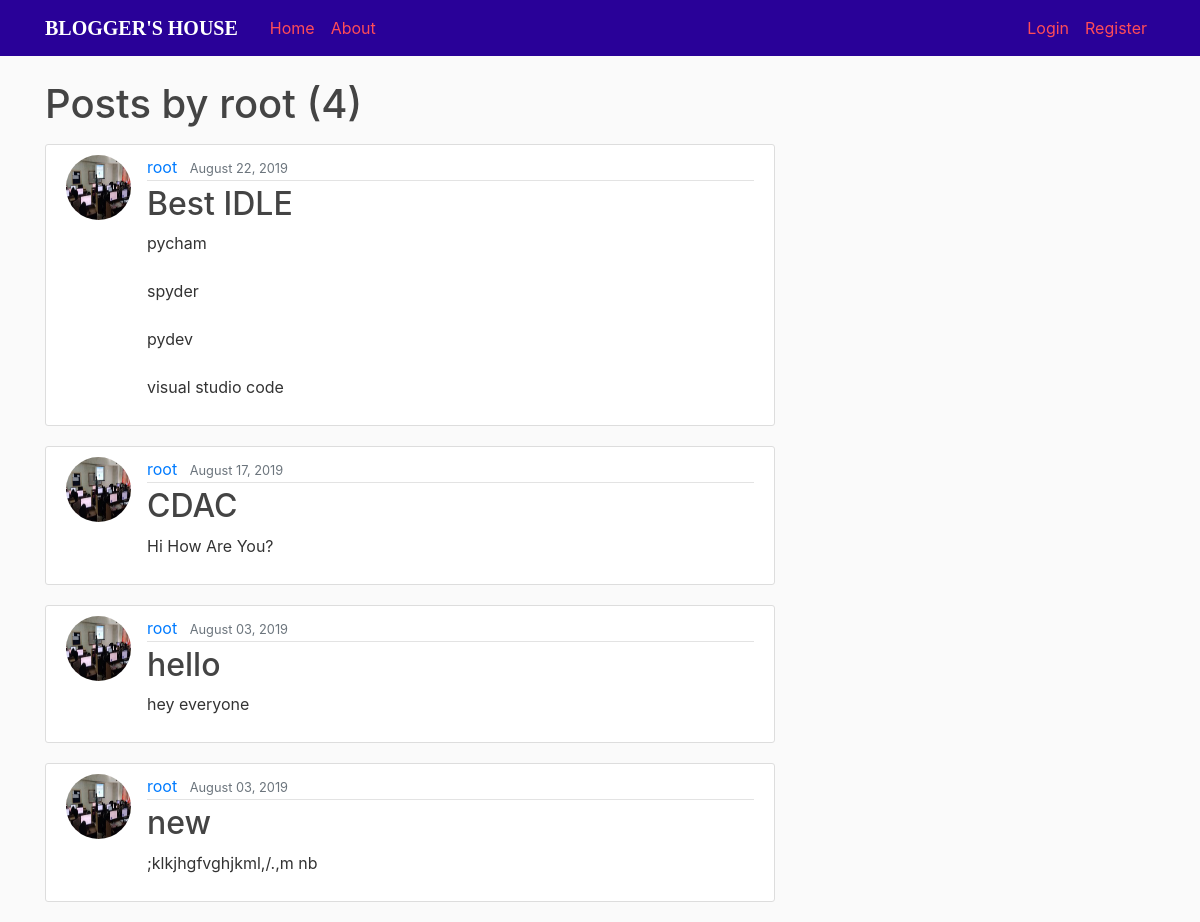
Screenshot of /user/root with the database file from the repository.
### blog/models.py (models this page shows, shortened)
class Post(models.Model):
    title = models.CharField(max_length=100)
    content = models.TextField()
    date_posted = models.DateTimeField(default=timezone.now)
    author = models.ForeignKey(User, on_delete=models.CASCADE)

### users/models.py (models this page shows, shortened)
class Profile(models.Model):
    user = models.OneToOneField(User, on_delete=models.CASCADE)
    image = models.ImageField(default='default.jpg', upload_to='profile_pics')

### blog/views.py (the view)
# urls.py: path('user/<str:username>', UserPostListView.as_view(), name='user-posts'),
class UserPostListView(ListView):
    model = Post
    template_name = 'blog/user_posts.html'  # <app>/<model>_<viewtype>.html
    context_object_name = 'posts'
    paginate_by = 5
    def get_queryset(self):
        user = get_object_or_404(User, username=self.kwargs.get('username'))
        return Post.objects.filter(author=user).order_by('-date_posted')

### blog/templates/blog/user_posts.html (shortened to what this page needs)
{% extends "blog/base.html" %}
{% block content %}
    <h1 class="mb-3">Posts by {{ view.kwargs.username }} ({{ page_obj.paginator.count }})</h1>
    {% for post in posts %}
        <article class="media content-section">
          <img class="rounded-circle article-img" src="{{ post.author.profile.image.url }}">
          <div class="media-body">
            <div class="article-metadata">
              <a class="mr-2" href="{% url 'user-posts' post.author.username %}">{{ post.author }}</a>
              <small class="text-muted">{{ post.date_posted|date:"F d, Y" }}</small>
            </div>
            <h2><a class="article-title" href="{% url 'post-detail' post.id %}">{{ post.title }}</a></h2>
            <p class="article-content">{{ post.content }}</p>
          </div>
        </article>
    {% endfor %}
{% endblock content %}

### blog/templates/blog/base.html (shortened to what this page needs)
{% load static %}
<!DOCTYPE html>
<html>
<head>
    <link rel="stylesheet" href="https://maxcdn.bootstrapcdn.com/bootstrap/4.0.0/css/bootstrap.min.css">
    <link rel="stylesheet" type="text/css" href="{% static 'blog/main.css' %}">
</head>
<body>
    <header class="site-header">
      <nav class="navbar navbar-expand-md navbar-dark bg-steel fixed-top">
        <div class="container">
          <a class="navbar-brand mr-4" href="{% url 'blog-home' %}" STYLE="FONT-FAMILY:CURSIVE;FONT-WEIGHT:BOLD;">BLOGGER'S HOUSE</a>
          <div class="collapse navbar-collapse" id="navbarToggle">
            <div class="navbar-nav mr-auto">
              <a class="nav-item nav-link" href="{% url 'blog-home' %}">Home</a>
              <a class="nav-item nav-link" href="{% url 'blog-about' %}">About</a>
            </div>
              <div class="navbar-nav">
              {% if user.is_authenticated %}
                <a class="nav-item nav-link" href="{% url 'post-create' %}">New Post</a>
                <a class="nav-item nav-link" href="{% url 'profile' %}">Profile</a>
                <a class="nav-item nav-link" href="{% url 'logout' %}">Logout</a>
              {% else %}
                <a class="nav-item nav-link" href="{% url 'login' %}">Login</a>
                <a class="nav-item nav-link" href="{% url 'register' %}">Register</a>
              {% endif %}
            </div>
          </div>
        </div>
      </nav>
    </header>
    <main role="main" class="container">
      <div class="row">
        <div class="col-md-8">
          {% block content %}{% endblock %}
        </div>
      </div>
    </main>
</body>
</html>

### blog/static/blog/main.css (style rules this page uses)
body { background: #fafafa; color: #333333; margin-top: 5rem; }
h1, h2, h3, h4, h5, h6 { color: #444444; }
.bg-steel { background-color: #290198; }
.site-header .navbar-nav .nav-link { color: #ff4c57; }
.content-section { background: #ffffff; padding: 10px 20px; border: 1px solid #dddddd; border-radius: 3px; margin-bottom: 20px; }
.article-title { color: #444444; }
.article-content { white-space: pre-line; }
.article-img { height: 65px; width: 65px; margin-right: 16px; }
.article-metadata { padding-bottom: 1px; margin-bottom: 4px; border-bottom: 1px solid #e3e3e3 }

### rows the page displays
Post: author.profile.image (picture), author "root", date_posted "August 22, 2019", title "Best IDLE", content "pycham spyder pydev visual studio code"
Post: author.profile.image (picture), author "root", date_posted "August 17, 2019", title "CDAC", content "Hi How Are You?"
Post: author.profile.image (picture), author "root", date_posted "August 03, 2019", title "hello", content "hey everyone"
Post: author.profile.image (picture), author "root", date_posted "August 03, 2019", title "new", content ";klkjhgfvghjkml,/.,m nb"

### other values shown
{{ view.kwargs.username }} "root"
{{ page_obj.paginator.count }} "4"
